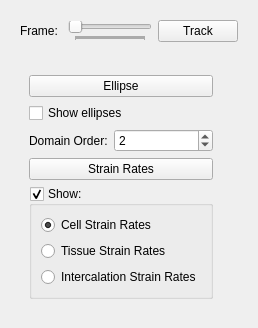
      <widget class="QWidget" name="tectonicsTab">
       <attribute name="title">
        <string>Tectonics</string>
       </attribute>
       <layout class="QVBoxLayout" name="verticalLayout_16">
        <item>
         <widget class="QWidget" name="widget_21" native="true">
          <property name="sizePolicy">
           <sizepolicy hsizetype="Minimum" vsizetype="Minimum">
            <horstretch>0</horstretch>
            <verstretch>0</verstretch>
           </sizepolicy>
          </property>
          <layout class="QHBoxLayout" name="horizontalLayout_17">
           <item>
            <widget class="QLabel" name="label_10">
             <property name="text">
              <string>Frame: </string>
             </property>
            </widget>
           </item>
           <item>
            <widget class="QSlider" name="tectonicsSlider">
             <property name="orientation">
              <enum>Qt::Horizontal</enum>
             </property>
             <property name="tickPosition">
              <enum>QSlider::TicksBelow</enum>
             </property>
             <property name="tickInterval">
              <number>1</number>
             </property>
            </widget>
           </item>
           <item>
            <widget class="QPushButton" name="computeAllTectonicsButton">
             <property name="text">
              <string>Track</string>
             </property>
            </widget>
           </item>
          </layout>
         </widget>
        </item>
        <item>
         <widget class="QWidget" name="widget_8" native="true">
          <property name="sizePolicy">
           <sizepolicy hsizetype="Expanding" vsizetype="Expanding">
            <horstretch>0</horstretch>
            <verstretch>0</verstretch>
           </sizepolicy>
          </property>
          <layout class="QHBoxLayout" name="horizontalLayout_18">
           <item>
            <widget class="QWidget" name="tectonicsControls" native="true">
             <property name="sizePolicy">
              <sizepolicy hsizetype="Minimum" vsizetype="Preferred">
               <horstretch>0</horstretch>
               <verstretch>0</verstretch>
              </sizepolicy>
             </property>
             <layout class="QFormLayout" name="formLayout_12">
              <property name="fieldGrowthPolicy">
               <enum>QFormLayout::AllNonFixedFieldsGrow</enum>
              </property>
              <item row="2" column="0">
               <widget class="QLabel" name="label">
                <property name="text">
                 <string>Domain Order:</string>
                </property>
               </widget>
              </item>
              <item row="2" column="1">
               <widget class="QSpinBox" name="domainOrderSpinBox">
                <property name="value">
                 <number>2</number>
                </property>
               </widget>
              </item>
              <item row="4" column="0" colspan="2">
               <widget class="QGroupBox" name="showStrainRateGroupbox">
                <property name="title">
                 <string>Show:</string>
                </property>
                <property name="checkable">
                 <bool>true</bool>
                </property>
                <layout class="QVBoxLayout" name="verticalLayout_18">
                 <item>
                  <widget class="QRadioButton" name="showCellStrainRateRadioButton">
                   <property name="text">
                    <string>Cell Strain Rates</string>
                   </property>
                   <property name="checked">
                    <bool>true</bool>
                   </property>
                  </widget>
                 </item>
                 <item>
                  <widget class="QRadioButton" name="showTissueStrainRateRadioButton">
                   <property name="text">
                    <string>Tissue Strain Rates</string>
                   </property>
                  </widget>
                 </item>
                 <item>
                  <widget class="QRadioButton" name="showIntercalationStrainRateRadioButton">
                   <property name="text">
                    <string>Intercalation Strain Rates</string>
                   </property>
                  </widget>
                 </item>
                </layout>
               </widget>
              </item>
              <item row="0" column="0" colspan="2">
               <widget class="QPushButton" name="computeEllipse">
                <property name="text">
                 <string>Ellipse</string>
                </property>
               </widget>
              </item>
              <item row="3" column="0" colspan="2">
               <widget class="QPushButton" name="computeStrainRates">
                <property name="text">
                 <string>Strain Rates</string>
                </property>
               </widget>
              </item>
              <item row="1" column="0" colspan="2">
               <widget class="QCheckBox" name="showEllipsesCBox">
                <property name="text">
                 <string>Show ellipses</string>
                </property>
               </widget>
              </item>
             </layout>
            </widget>
           </item>
           <item>
            <widget class="QVTKWidget" name="tectonicsQVTKView" native="true">
             <property name="sizePolicy">
              <sizepolicy hsizetype="Expanding" vsizetype="Expanding">
               <horstretch>0</horstretch>
               <verstretch>0</verstretch>
              </sizepolicy>
             </property>
            </widget>
           </item>
          </layout>
         </widget>
        </item>
       </layout>
      </widget>
